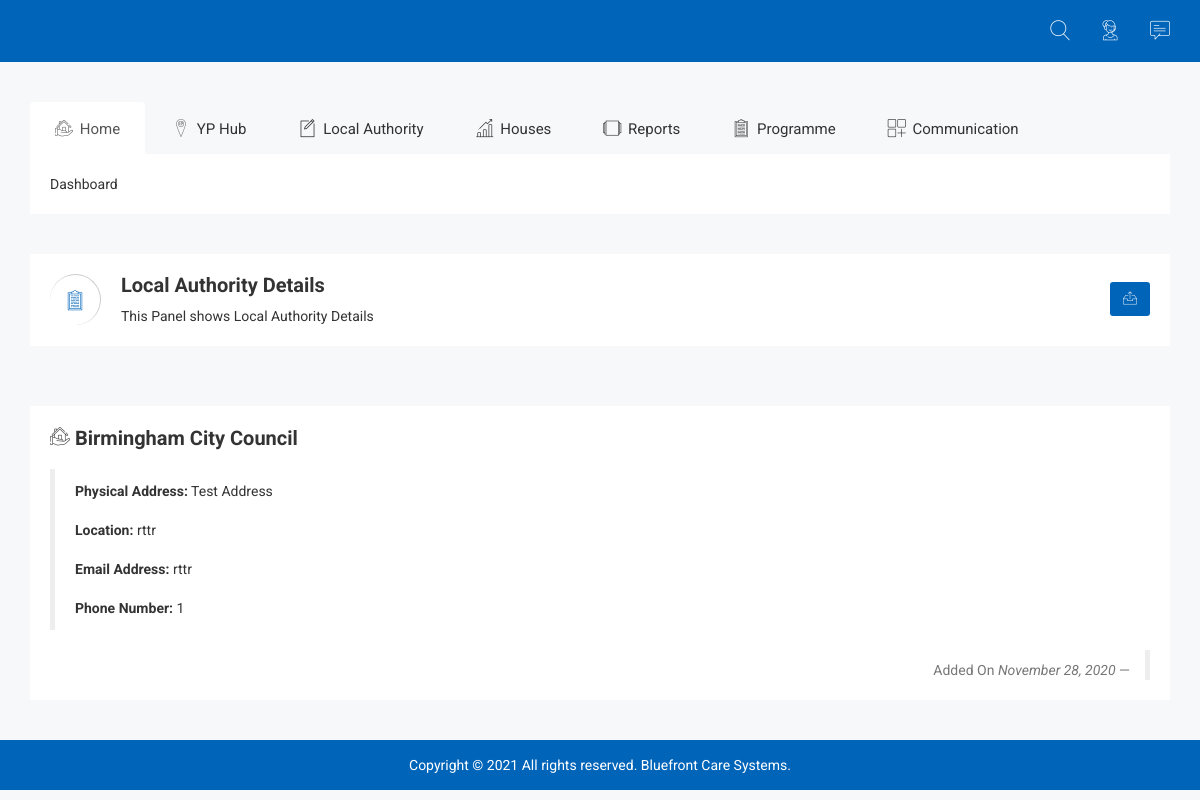
The app's page /authority/1/detail/ (signed in) with its own data.
### admission/models.py (models this page shows, shortened)
class Local_Authority(models.Model):
    authority_name = models.CharField(max_length=100)
    postcode = models.CharField(max_length=100)
    authority_address = models.CharField(max_length=100)
    authority_address_2 = models.CharField(max_length=100)
    authority_location = models.CharField(max_length=100)
    authority_postcode = models.CharField(max_length=100)
    authority_email = models.CharField(max_length=100)
    authority_phone = models.IntegerField(default=0)
    authority_emergency_number = models.IntegerField(default=0)
    date_added = models.DateTimeField(default=timezone.now)
    class Meta:
        verbose_name_plural = "Local Authority Information"

### admission/views.py (the view)
# urls.py: path('authority/<int:pk>/detail/', AuthorityDetailView.as_view(), name='authority-detail'),
class AuthorityDetailView (LoginRequiredMixin, DetailView):
    model = Local_Authority
    template_name = 'admission/local_authority_detail.html'

### admission/templates/admission/local_authority_detail.html (shortened to what this page needs)
{% extends "notes/base.html" %}
{% block content %}
    {% if user.is_authenticated %}
	<div class="breadcomb-area">
		<div class="container">
			<div class="row">
				<div class="col-lg-12 col-md-12 col-sm-12 col-xs-12">
					<div class="breadcomb-list">
						<div class="row">
							<div class="col-lg-6 col-md-6 col-sm-6 col-xs-12">
								<div class="breadcomb-wp">
									<div class="breadcomb-icon">
										<i class="notika-icon notika-form"></i>
									</div>
									<div class="breadcomb-ctn">
										<h2>Local Authority Details</h2>
										<p>This Panel shows <span class="bread-ntd">Local Authority Details</span></p>
									</div>
								</div>
							</div>
							<div class="col-lg-6 col-md-6 col-sm-6 col-xs-3">
								<div class="breadcomb-report">
									<button data-toggle="tooltip" data-placement="left" title="Download Report" class="btn"><i class="notika-icon notika-sent"></i></button>
								</div>
							</div>
						</div>
					</div>
				</div>
			</div>
		</div>
	</div>
    <div class="typography-area">
        <div class="container">
           <div class="row">
                <div class="col-lg-12 col-md-12 col-sm-12 col-xs-12">
                    <div class="tpgp-helper mg-t-30">
                        <div class="tpgp-hp-hd typography-mgn">
                            <h2 class="mn-hd-s"><i class="notika-icon notika-house"></i> {{object.authority_name}}</h2>
                        </div>
                            <div class="tpgp-al-cl">
                            <blockquote>
                                <p><b>Physical Address:</b> {{object.authority_address}} &ensp; </p>
                                <p><b>Location:</b> {{object.authority_location}} </p>
                                <p><b>Email Address:</b> {{object.authority_email}} </p>
                                <p><b>Phone Number:</b> {{object.authority_phone}}</p>
                            </blockquote>
                            <blockquote class="blockquote-reverse m-b-25">
                                <footer>Added On  <cite title="Source Title">{{ object.date_added|date:"F d, Y" }}</cite></footer>
                            </blockquote>
                        </div>
                    </div>
                </div>
            </div>
        </div>
            </div>
    {% endif %}
{% endblock content %}

### notes/static/css/main.css (style rules this page uses)
html { color: #222; font-size: 1em; line-height: 1.4; }

### records on screen
Local_Authority: authority_name "Birmingham City Council", authority_address "Test Address", authority_location "rttr", authority_email "rttr", authority_phone "1", date_added "November 28, 2020"
